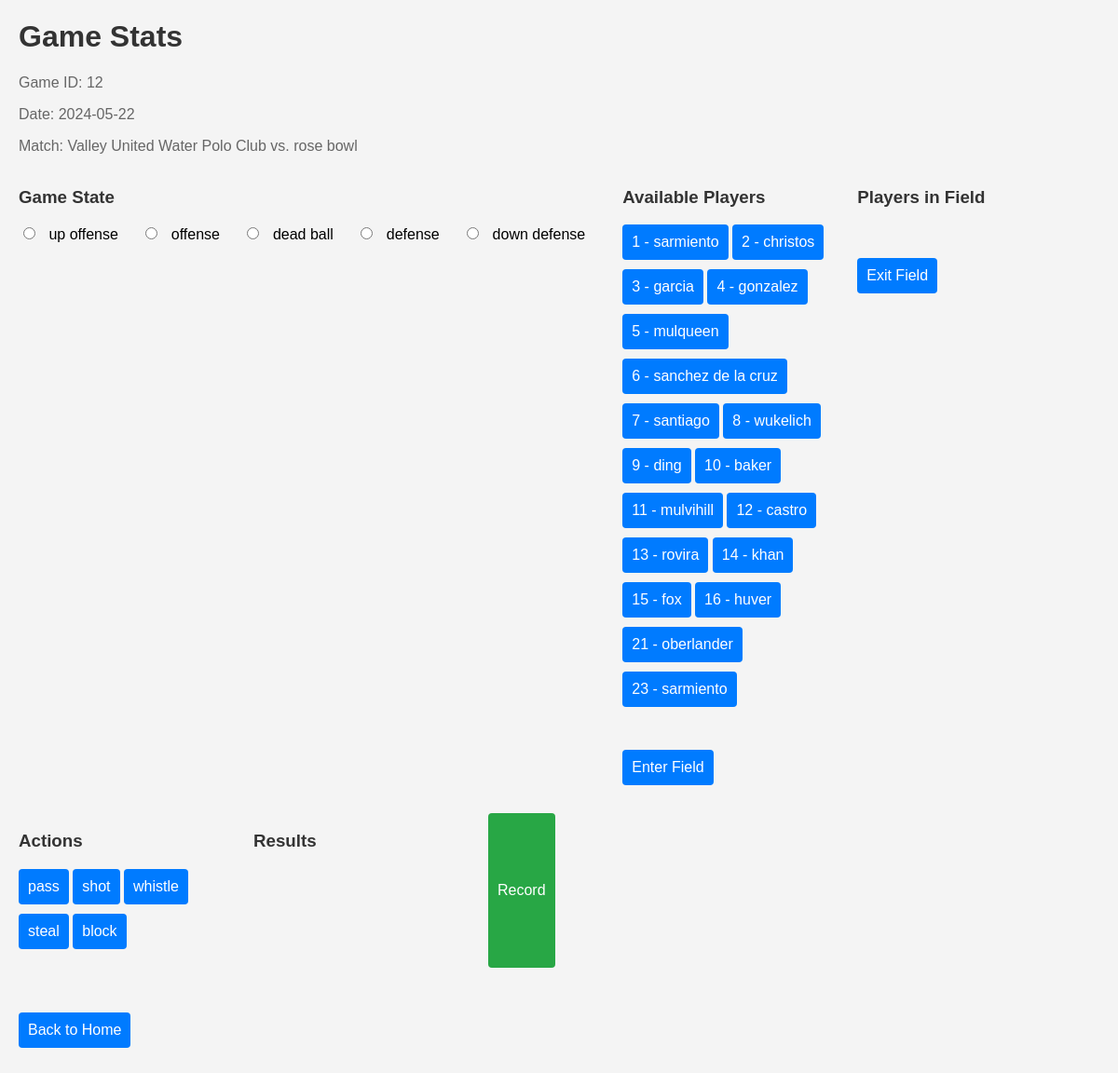
Page /game_stats/12 on the committed database.
### tables this page shows
CREATE TABLE games 
(
game_id INTEGER PRIMARY KEY AUTOINCREMENT,
game_date  DATE,
my_team_id INTEGER,
opponent_team  TEXT,
opponent_team_level  TEXT,
FOREIGN KEY (my_team_id) REFERENCES teams(team_id)
);

CREATE TABLE game_state
(
game_state_id INTEGER PRIMARY KEY AUTOINCREMENT,
game_state_type TEXT,
game_state_desc TEXT
);

CREATE TABLE cap_assignment
(
cap_assign_id INTEGER PRIMARY KEY AUTOINCREMENT,
game_id INTEGER,
cap_id INTEGER,
player_id INTEGER,
FOREIGN KEY (game_id) REFERENCES games(game_id),
FOREIGN KEY (cap_id) REFERENCES caps(cap_id),
FOREIGN KEY (player_id) REFERENCES players(player_id)
);

CREATE TABLE players
(
player_id INTEGER PRIMARY KEY AUTOINCREMENT,
last_name TEXT,
first_name TEXT,
hs_team_id INTEGER,
club_team_id INTEGER,
FOREIGN KEY (hs_team_id) REFERENCES teams(team_id),
FOREIGN KEY (club_team_id) REFERENCES teams(team_id)
);

CREATE TABLE actions 
(
action_id INTEGER PRIMARY KEY AUTOINCREMENT,
action_type  TEXT,
action_desc  TEXT
);

### app.py (the view, shortened to what this page needs)
@app.route('/game_stats/<int:game_id>', methods=['GET', 'POST'])
def game_stats(game_id):
    db = get_db()
    cursor = db.cursor()
    cursor.execute("SELECT game_date, opponent_team FROM games WHERE game_id = ?", (game_id,))
    game = cursor.fetchone()
    game_date, opponent_team = game
    cursor.execute("SELECT cap_assignment.cap_id, players.last_name FROM cap_assignment JOIN players ON cap_assignment.player_id = players.player_id WHERE cap_assignment.game_id = ?", (game_id,))
    players_in_game = cursor.fetchall()
    cursor.execute("SELECT game_state_id, game_state_desc FROM game_state")
    game_states = cursor.fetchall()
    cursor.execute("SELECT action_id, action_desc FROM actions")
    actions = cursor.fetchall()
    cursor.execute("SELECT result_id, result_desc, result_type FROM results")
    results = cursor.fetchall()
    selected_game_state = None
    field_players = []
    return render_template('game_stats.html', game_id=game_id, game_date=game_date, opponent_team=opponent_team,
                           players_in_game=players_in_game, game_states=game_states, actions=actions, results=results,
                           selected_game_state=selected_game_state, field_players=field_players)

### app.py (called while the page is built)
def get_db():
    db = getattr(g, '_database', None)
    if db is None:
        db = g._database = sqlite3.connect(DATABASE)
    return db

@app.teardown_appcontext
def close_connection(exception):
    db = getattr(g, '_database', None)
    if db is not None:
        db.close()

### templates/game_stats.html (shortened to what this page needs)
<!DOCTYPE html>
<html>
<head>
    <link rel="stylesheet" type="text/css" href="{{ url_for('static', filename='css/styles.css') }}">
</head>
<body>
    <h1>Game Stats</h1>
    <p>Game ID: {{ game_id }}</p>
    <p>Date: {{ game_date }}</p>
    <p>Match: Valley United Water Polo Club vs. {{ opponent_team }}</p>
    <form method="POST" id="game-stats-form">
        <div>
            <h3>Game State</h3>
            {% for state in game_states %}
            <label class="radio-label">
                <input type="radio" name="game_state_id" value="{{ state[0] }}" {% if state[0] == selected_game_state %}checked{% endif %}>
                {{ state[1] }}
            </label>
            {% endfor %}
        </div>
        <div style="float:left; width:20%;">
            <h3>Available Players</h3>
            <div id="available_players">
                {% for player in players_in_game %}
                {% if player[0] not in field_players %}
                <button type="button" onclick="selectPlayer('{{ player[0] }}', this)">{{ player[0] }} - {{ player[1] }}</button>
                {% endif %}
                {% endfor %}
            </div>
            <br><br>
            <button type="button" onclick="enterField()">Enter Field</button>
        </div>
        <div style="float:left; width:20%;">
            <h3>Players in Field</h3>
            <br><br>
            <button type="button" onclick="exitField()">Exit Field</button>
        </div>
        <div style="float:left; width:20%;">
            <h3>Actions</h3>
            <div id="actions_buttons">
                {% for action in actions %}
                <button type="button" onclick="selectAction('{{ action[0] }}', this)">{{ action[1] }}</button>
                {% endfor %}
            </div>
        </div>
        <div style="float:left; width:20%;">
            <h3>Results</h3>
        </div>
        <br style="clear:both;">
        <button type="submit" onclick="prepareForm()">Record</button>
    </form>
    <br>
    <button onclick="location.href='{{ url_for('index') }}'">Back to Home</button>
</body>
</html>

### static/css/styles.css (style rules this page uses)
body { font-family: Arial, sans-serif; margin: 20px; background-color: #f4f4f4; }
h1, h2, h3 { color: #333; }
p { color: #666; }
form { display: flex; flex-wrap: wrap; margin-bottom: 20px; }
form > div { margin-right: 20px; margin-bottom: 20px; }
label { display: block; margin-bottom: 5px; }
input, select, button { padding: 10px; margin-bottom: 10px; border: 1px solid #ccc; border-radius: 4px; font-size: 16px; }
button { background-color: #007BFF; color: white; border: none; cursor: pointer; }
button[type="submit"] { background-color: #28a745; }
.radio-label { display: inline-block; margin-right: 20px; }
input[type="radio"] { margin-right: 10px; }

### rows in the picture
games: game_date "2024-05-22", opponent_team "rose bowl"
game_state: game_state_id "☐ up offense", game_state_desc "up offense"
game_state: game_state_id "☐ offense", game_state_desc "offense"
game_state: game_state_id "☐ dead ball", game_state_desc "dead ball"
game_state: game_state_id "☐ defense", game_state_desc "defense"
game_state: game_state_id "☐ down defense", game_state_desc "down defense"
cap_assignment: cap "1", last_name "sarmiento"
cap_assignment: cap "2", last_name "christos"
cap_assignment: cap "3", last_name "garcia"
cap_assignment: cap "4", last_name "gonzalez"
cap_assignment: cap "5", last_name "mulqueen"
cap_assignment: cap "6", last_name "sanchez de la cruz"
cap_assignment: cap "7", last_name "santiago"
cap_assignment: cap "8", last_name "wukelich"
cap_assignment: cap "9", last_name "ding"
cap_assignment: cap "10", last_name "baker"
cap_assignment: cap "11", last_name "mulvihill"
cap_assignment: cap "12", last_name "castro"
cap_assignment: cap "13", last_name "rovira"
cap_assignment: cap "14", last_name "khan"
cap_assignment: cap "15", last_name "fox"
cap_assignment: cap "16", last_name "huver"
cap_assignment: cap "21", last_name "oberlander"
cap_assignment: cap "23", last_name "sarmiento"
actions: action_desc "pass"
actions: action_desc "shot"
actions: action_desc "whistle"
actions: action_desc "steal"
actions: action_desc "block"

### other values in the picture
{{ game_id }} "12"
